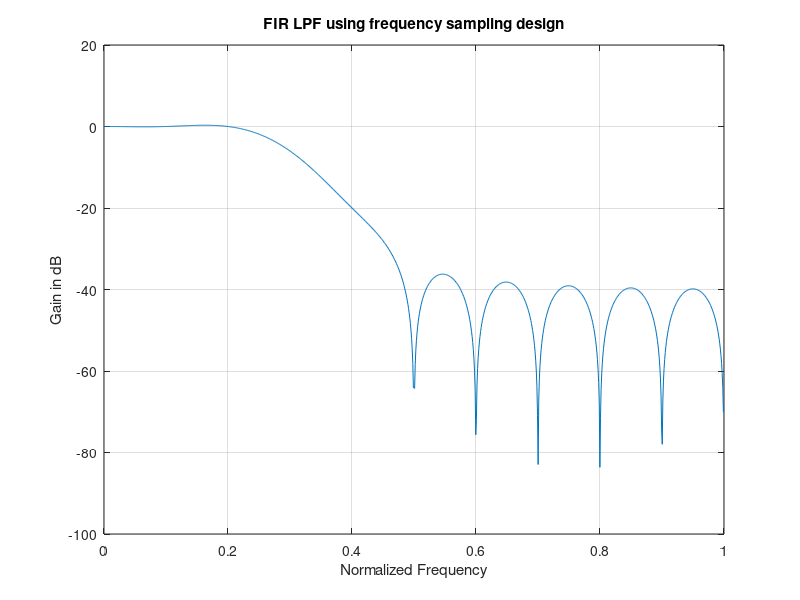

Write the MATLAB code that produced this figure.
clc;
close all;
M = 20; % assumed
alpha = (M-1)/2;
Hrs = [1,1,1,0.5,0.1, zeros(1,11),0.1, 0.5, 1,1];
k1 = 0: floor((M-1)/2);
k2 = floor((M-1)/2)+1:M-1;
angH = [-alpha*(2*pi)*k1/M, alpha*(2*pi)*(M-k2)/M];
H = Hrs.*exp(1i*angH);
h = real(ifft(H,M));
[H,W]=freqz([h],1,1024);
plot(W/pi,20*log10(abs(H))), zoom on, grid on;
title('FIR LPF using frequency sampling design');
xlabel('Normalized Frequency'), ylabel('Gain in dB');
% Note that stop band attenuation is not very good, is about 15dB only